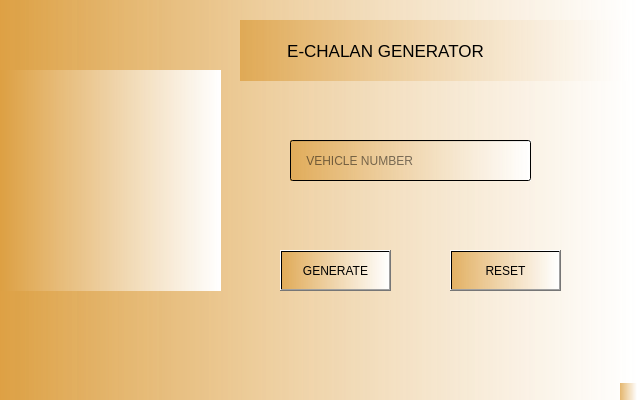
<?xml version="1.0" encoding="UTF-8"?>
<ui version="4.0">
 <class>MainWindow</class>
 <widget class="QMainWindow" name="MainWindow">
  <property name="geometry">
   <rect>
    <x>0</x>
    <y>0</y>
    <width>637</width>
    <height>400</height>
   </rect>
  </property>
  <property name="windowTitle">
   <string>MainWindow</string>
  </property>
  <property name="styleSheet">
   <string notr="true">background-color:qlineargradient(spread:pad, x1:0, y1:0, x2:1, y2:0, stop:0 rgba(220, 159, 65, 193), stop:1 rgba(255, 255, 255, 255))</string>
  </property>
  <widget class="QWidget" name="centralwidget">
   <widget class="QLabel" name="header">
    <property name="geometry">
     <rect>
      <x>240</x>
      <y>20</y>
      <width>391</width>
      <height>61</height>
     </rect>
    </property>
    <property name="font">
     <font>
      <pointsize>13</pointsize>
     </font>
    </property>
    <property name="text">
     <string>          E-CHALAN GENERATOR</string>
    </property>
   </widget>
   <widget class="QLabel" name="symbol">
    <property name="geometry">
     <rect>
      <x>0</x>
      <y>70</y>
      <width>221</width>
      <height>221</height>
     </rect>
    </property>
    <property name="text">
     <string/>
    </property>
    <property name="pixmap">
     <pixmap>../Downloads/download.jpg</pixmap>
    </property>
   </widget>
   <widget class="QLineEdit" name="lineEdit">
    <property name="geometry">
     <rect>
      <x>290</x>
      <y>140</y>
      <width>241</width>
      <height>41</height>
     </rect>
    </property>
    <property name="font">
     <font>
      <pointsize>9</pointsize>
     </font>
    </property>
    <property name="placeholderText">
     <string>    VEHICLE NUMBER</string>
    </property>
   </widget>
   <widget class="QPushButton" name="pushButton">
    <property name="geometry">
     <rect>
      <x>280</x>
      <y>250</y>
      <width>111</width>
      <height>41</height>
     </rect>
    </property>
    <property name="text">
     <string>GENERATE</string>
    </property>
   </widget>
   <widget class="QPushButton" name="pushButton_2">
    <property name="geometry">
     <rect>
      <x>450</x>
      <y>250</y>
      <width>111</width>
      <height>41</height>
     </rect>
    </property>
    <property name="text">
     <string>RESET</string>
    </property>
   </widget>
  </widget>
  <widget class="QMenuBar" name="menubar">
   <property name="geometry">
    <rect>
     <x>0</x>
     <y>0</y>
     <width>637</width>
     <height>26</height>
    </rect>
   </property>
  </widget>
  <widget class="QStatusBar" name="statusbar"/>
 </widget>
 <resources/>
 <connections>
  <connection>
   <sender>pushButton_2</sender>
   <signal>clicked()</signal>
   <receiver>lineEdit</receiver>
   <slot>clear()</slot>
   <hints>
    <hint type="sourcelabel">
     <x>500</x>
     <y>291</y>
    </hint>
    <hint type="destinationlabel">
     <x>488</x>
     <y>191</y>
    </hint>
   </hints>
  </connection>
 </connections>
</ui>
